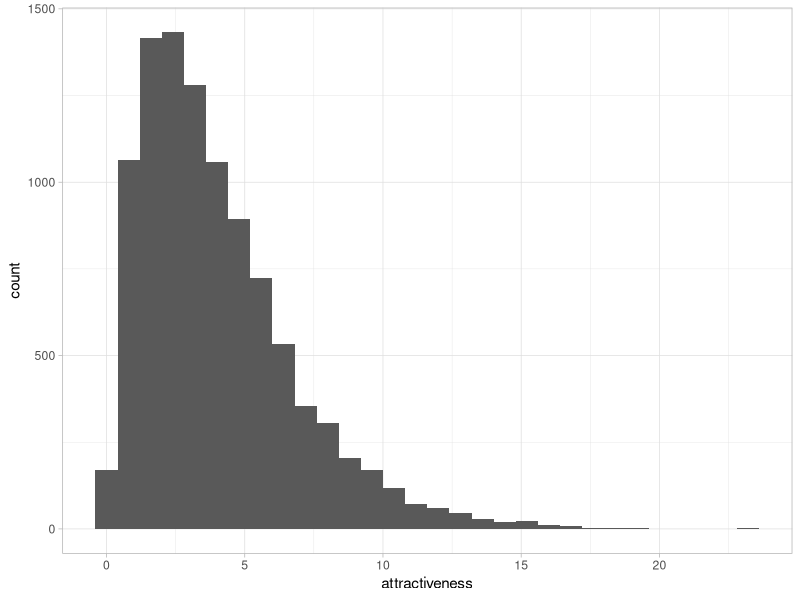
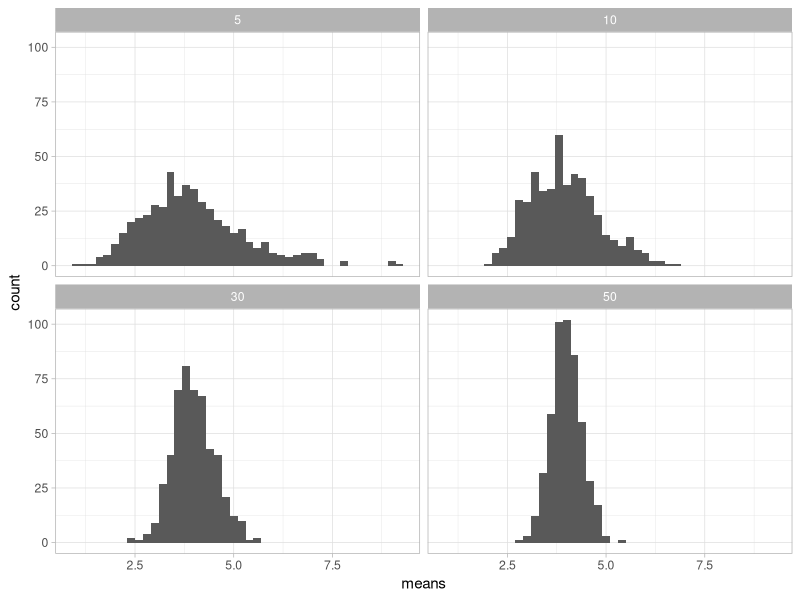

Source code (R) for these figures, in order:
## ---- chunk 1
knitr::opts_chunk$set(fig.align = "center")
ggplot2::theme_set(ggplot2::theme_light())
## ---- chunk 2
library(tidyverse)
## ---- chunk 3
# Generate 10000 data points of a not normal distribution
set.seed(20200425)
population <- tibble(
  attractiveness = rchisq(n = 1e4, df = 4)
  )

population %>% 
  ggplot(aes(x = attractiveness)) +
  geom_histogram()
## ---- chunk 4
# Helper Function that pulls a sample of size n, computes the mean of that
# sample and returns it
pull_sample_mean <- function(n) {
  sample <-  population %>%
    sample_n(size = n) %>%
    summarise(mean = mean(attractiveness)) %>%
    pull("mean")
}

# Pull 500 samples with varying sample sizes
set.seed(20200425)
clt_data <- crossing(id = 1:500, n = c(5, 10, 30, 50)) %>% 
  mutate(means = map_dbl(n, pull_sample_mean))

# Plot a histogram of the data
clt_data %>% 
  ggplot(aes(x = means)) +
  geom_histogram(binwidth = 0.2) +
  facet_wrap(~ n)
## ---- chunk 5
remove(list = ls())
